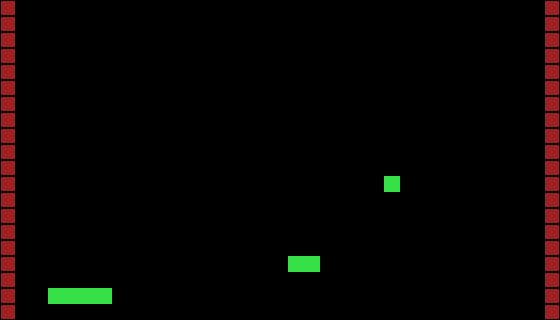

A 2D game scene composited from a Tiled map and its tileset images. What follows is a short description and the map's XML, with every tile layer's data as written:
An orthogonal 35x20 tile map with 16x16 px tiles, 1 tile layer (Tile Layer 1) and 8 objects.

<map version="1.5" tiledversion="1.7.2" orientation="orthogonal" renderorder="right-down" width="35" height="20" tilewidth="16" tileheight="16" infinite="0" nextlayerid="4" nextobjectid="9">
 <tileset firstgid="1" source="Tilesheet.tsx" />
 <layer id="1" name="Tile Layer 1" width="35" height="20">
  <data encoding="csv">
3,0,0,0,0,0,0,0,0,0,0,0,0,0,0,0,0,0,0,0,0,0,0,0,0,0,0,0,0,0,0,0,0,0,3,
3,0,0,0,0,0,0,0,0,0,0,0,0,0,0,0,0,0,0,0,0,0,0,0,0,0,0,0,0,0,0,0,0,0,3,
3,0,0,0,0,0,0,0,0,0,0,0,0,0,0,0,0,0,0,0,0,0,0,0,0,0,0,0,0,0,0,0,0,0,3,
3,0,0,0,0,0,0,0,0,0,0,0,0,0,0,0,0,0,0,0,0,0,0,0,0,0,0,0,0,0,0,0,0,0,3,
3,0,0,0,0,0,0,0,0,0,0,0,0,0,0,0,0,0,0,0,0,0,0,0,0,0,0,0,0,0,0,0,0,0,3,
3,0,0,0,0,0,0,0,0,0,0,0,0,0,0,0,0,0,0,0,0,0,0,0,0,0,0,0,0,0,0,0,0,0,3,
3,0,0,0,0,0,0,0,0,0,0,0,0,0,0,0,0,0,0,0,0,0,0,0,0,0,0,0,0,0,0,0,0,0,3,
3,0,0,0,0,0,0,0,0,0,0,0,0,0,0,0,0,0,0,0,0,0,0,0,0,0,0,0,0,0,0,0,0,0,3,
3,0,0,0,0,0,0,0,0,0,0,0,0,0,0,0,0,0,0,0,0,0,0,0,0,0,0,0,0,0,0,0,0,0,3,
3,0,0,0,0,0,0,0,0,0,0,0,0,0,0,0,0,0,0,0,0,0,0,0,0,0,0,0,0,0,0,0,0,0,3,
3,0,0,0,0,0,0,0,0,0,0,0,0,0,0,0,0,0,0,0,0,0,0,0,0,0,0,0,0,0,0,0,0,0,3,
3,0,0,0,0,0,0,0,0,0,0,0,0,0,0,0,0,0,0,0,0,0,0,0,2,0,0,0,0,0,0,0,0,0,3,
3,0,0,0,0,0,0,0,0,0,0,0,0,0,0,0,0,0,0,0,0,0,0,0,0,0,0,0,0,0,0,0,0,0,3,
3,0,0,0,0,0,0,0,0,0,0,0,0,0,0,0,0,0,0,0,0,0,0,0,0,0,0,0,0,0,0,0,0,0,3,
3,0,0,0,0,0,0,0,0,0,0,0,0,0,0,0,0,0,0,0,0,0,0,0,0,0,0,0,0,0,0,0,0,0,3,
3,0,0,0,0,0,0,0,0,0,0,0,0,0,0,0,0,0,0,0,0,0,0,0,0,0,0,0,0,0,0,0,0,0,3,
3,0,0,0,0,0,0,0,0,0,0,0,0,0,0,0,0,0,2,2,0,0,0,0,0,0,0,0,0,0,0,0,0,0,3,
3,0,0,0,0,0,0,0,0,0,0,0,0,0,0,0,0,0,0,0,0,0,0,0,0,0,0,0,0,0,0,0,0,0,3,
3,0,0,2,2,2,2,0,0,0,0,0,0,0,0,0,0,0,0,0,0,0,0,0,0,0,0,0,0,0,0,0,0,0,3,
3,0,0,0,0,0,0,0,0,0,0,0,0,0,0,0,0,0,0,0,0,0,0,0,0,0,0,0,0,0,0,0,0,0,3
</data>
 </layer>
 <objectgroup id="2" name="walls">
  <object id="1" x="16" y="320">
   <polyline points="0,0 0,-320" />
  </object>
  <object id="2" x="544" y="320">
   <polyline points="0,0 0,-320" />
  </object>
  <object id="3" x="48" y="288">
   <polyline points="0,0 0,16 64,16 64,0" />
  </object>
  <object id="4" x="288" y="256">
   <polyline points="0,0 0,16 32,16 32,0" />
  </object>
  <object id="5" x="384" y="176">
   <polyline points="0,0 0,16 16,16 16,0" />
  </object>
 </objectgroup>
 <objectgroup id="3" name="platform">
  <object id="6" x="48" y="288">
   <polyline points="0,0 64,0" />
  </object>
  <object id="7" x="288" y="256">
   <polyline points="0,0 32,0" />
  </object>
  <object id="8" x="384" y="176">
   <polyline points="0,0 16,0" />
  </object>
 </objectgroup>
</map>